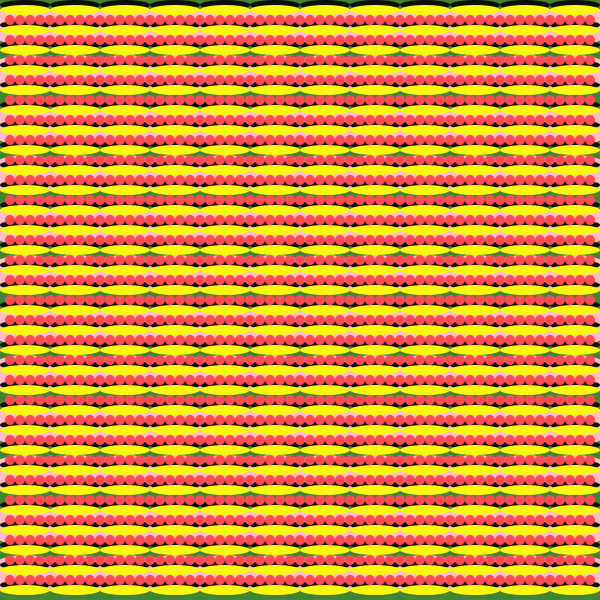
Frame 1 (no input)
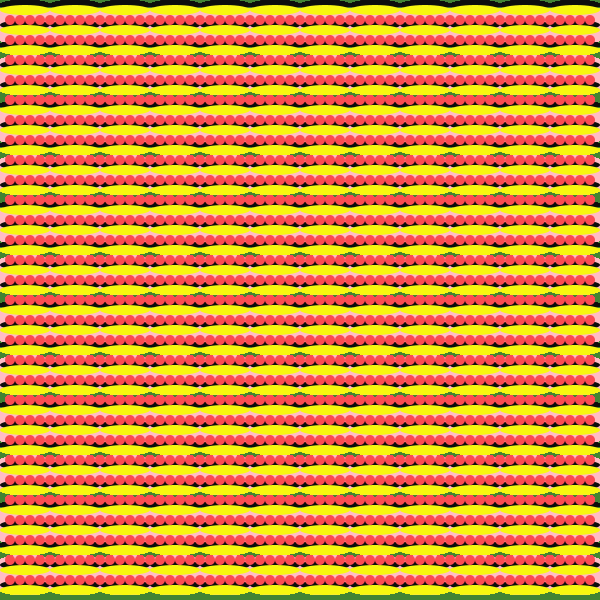
Frame 60 (the mouse pressed at the canvas centre just before this capture)
Frame 120 (the mouse held since frame 60 and released just before this capture): identical to frame 60, image omitted

The Processing sketch that drew these frames (run headless with seeded random() and noise(); from frame 60 on, the mouse is pressed at the canvas centre):

// Processing sketch: processing_159941
// ── processing_159941.pde

float x = 0;
float y = 0;
 
void setup() {
  size(600,600);
  background(66, 131, 52);
  smooth();
}
 
void draw(){
  smooth();
  noStroke();
  fill(255,188,198);
   
  int diameter = 40;
 for (int x=25; x<600; x+=50) {
    for (int y=25; y<600; y+=50) {
  
     
  ellipse(x,y,diameter+40,diameter);
 }
}
 
 fill(13,13,12);
     
    int diameter1= 10;
 for (int x=25; x<600; x+=50) {
    for (int y=5; y<600; y+=20) {
  
     
  ellipse(x,y,diameter1+40,diameter1);
    }}
     
    fill(247, 247,15);
    for (int x=25; x<600; x+=50) {
    for (int y=10; y<600; y+=20) {
  
 
  ellipse(x,y,diameter1+40,diameter1);
 } }
  
 fill(250, 76, 82);
 for (int x=10; x<600; x+=10) {
 for (int y=20; y<600; y+=20) {
   
   ellipse(x,y,diameter1, diameter1);
 }}
  
}
